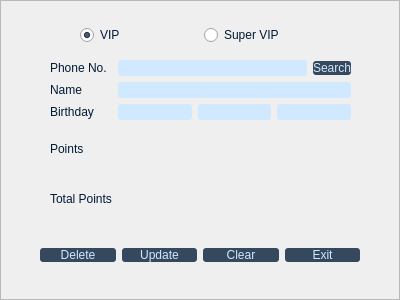
<?xml version="1.0" encoding="UTF-8"?>
<ui version="4.0">
 <class>DeleteMemberDialog</class>
 <widget class="QDialog" name="DeleteMemberDialog">
  <property name="geometry">
   <rect>
    <x>0</x>
    <y>0</y>
    <width>400</width>
    <height>300</height>
   </rect>
  </property>
  <property name="windowTitle">
   <string>Search Member</string>
  </property>
  <property name="styleSheet">
   <string notr="true">QPushButton{
	font: 13pt &quot;Arial Rounded MT Bold&quot;;
background-color:rgba(1,25,53,200);
color:rgba(208,233,255);
border-color:rgba(1,25,53,90);
border-radius:3px;
}
QLabel
{
font: 11pt &quot;Arial Rounded MT Bold&quot;;
color:rgb(1, 25, 53);
}
QLineEdit
{
font: 11pt &quot;Arial Rounded MT Bold&quot;;
           border-radius:3px;
         background-color:rgba(208,233,255);
      color:rgba(1,25,53);
}
QRadioButton
{
font: 11pt &quot;Arial Rounded MT Bold&quot;;
color:rgb(1, 25, 53);
}</string>
  </property>
  <widget class="QWidget" name="horizontalLayoutWidget">
   <property name="geometry">
    <rect>
     <x>80</x>
     <y>20</y>
     <width>241</width>
     <height>31</height>
    </rect>
   </property>
   <layout class="QHBoxLayout" name="horizontalLayout">
    <item>
     <widget class="QRadioButton" name="vipButton">
      <property name="text">
       <string>VIP</string>
      </property>
      <property name="checked">
       <bool>true</bool>
      </property>
     </widget>
    </item>
    <item>
     <widget class="QRadioButton" name="svipButton">
      <property name="text">
       <string>Super VIP</string>
      </property>
     </widget>
    </item>
   </layout>
  </widget>
  <widget class="QFrame" name="frame">
   <property name="geometry">
    <rect>
     <x>0</x>
     <y>0</y>
     <width>400</width>
     <height>300</height>
    </rect>
   </property>
   <property name="frameShape">
    <enum>QFrame::StyledPanel</enum>
   </property>
   <property name="frameShadow">
    <enum>QFrame::Raised</enum>
   </property>
   <widget class="QWidget" name="gridLayoutWidget_2">
    <property name="geometry">
     <rect>
      <x>50</x>
      <y>60</y>
      <width>301</width>
      <height>161</height>
     </rect>
    </property>
    <layout class="QGridLayout" name="gridLayout_2">
     <item row="3" column="0">
      <widget class="QLabel" name="label_4">
       <property name="text">
        <string>Birthday</string>
       </property>
      </widget>
     </item>
     <item row="1" column="1">
      <widget class="QLineEdit" name="nameEdit"/>
     </item>
     <item row="3" column="1">
      <layout class="QHBoxLayout" name="horizontalLayout_2">
       <property name="spacing">
        <number>6</number>
       </property>
       <property name="leftMargin">
        <number>0</number>
       </property>
       <property name="topMargin">
        <number>0</number>
       </property>
       <item>
        <widget class="QLineEdit" name="yearEdit"/>
       </item>
       <item>
        <widget class="QLineEdit" name="monthEdit"/>
       </item>
       <item>
        <widget class="QLineEdit" name="dayEdit"/>
       </item>
      </layout>
     </item>
     <item row="1" column="0">
      <widget class="QLabel" name="label">
       <property name="text">
        <string>Name</string>
       </property>
      </widget>
     </item>
     <item row="0" column="0">
      <widget class="QLabel" name="label_3">
       <property name="text">
        <string>Phone No.</string>
       </property>
      </widget>
     </item>
     <item row="4" column="1">
      <widget class="QLabel" name="pointLabel">
       <property name="text">
        <string/>
       </property>
      </widget>
     </item>
     <item row="0" column="1">
      <layout class="QHBoxLayout" name="horizontalLayout_4">
       <item>
        <widget class="QLineEdit" name="phoneNoEdit"/>
       </item>
       <item>
        <widget class="QPushButton" name="searchButton">
         <property name="text">
          <string>Search</string>
         </property>
        </widget>
       </item>
      </layout>
     </item>
     <item row="4" column="0">
      <widget class="QLabel" name="label_2">
       <property name="text">
        <string>Points</string>
       </property>
      </widget>
     </item>
     <item row="5" column="0">
      <widget class="QLabel" name="label_5">
       <property name="text">
        <string>Total Points</string>
       </property>
      </widget>
     </item>
     <item row="5" column="1">
      <widget class="QLabel" name="totalPointLabel">
       <property name="text">
        <string/>
       </property>
      </widget>
     </item>
    </layout>
   </widget>
   <widget class="QWidget" name="horizontalLayoutWidget_3">
    <property name="geometry">
     <rect>
      <x>40</x>
      <y>230</y>
      <width>320</width>
      <height>51</height>
     </rect>
    </property>
    <layout class="QHBoxLayout" name="horizontalLayout_3">
     <item>
      <widget class="QPushButton" name="deleteButton">
       <property name="text">
        <string>Delete</string>
       </property>
      </widget>
     </item>
     <item>
      <widget class="QPushButton" name="updateButton">
       <property name="text">
        <string>Update</string>
       </property>
      </widget>
     </item>
     <item>
      <widget class="QPushButton" name="clearButton">
       <property name="text">
        <string>Clear</string>
       </property>
      </widget>
     </item>
     <item>
      <widget class="QPushButton" name="exitButton">
       <property name="text">
        <string>Exit</string>
       </property>
      </widget>
     </item>
    </layout>
   </widget>
  </widget>
  <zorder>frame</zorder>
  <zorder>horizontalLayoutWidget</zorder>
 </widget>
 <resources/>
 <connections/>
</ui>
